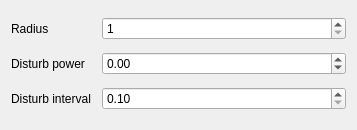
<?xml version="1.0" encoding="UTF-8"?>
<ui version="4.0">
 <class>WaterCollider</class>
 <widget class="QWidget" name="WaterCollider">
  <property name="geometry">
   <rect>
    <x>0</x>
    <y>0</y>
    <width>357</width>
    <height>130</height>
   </rect>
  </property>
  <property name="maximumSize">
   <size>
    <width>16777215</width>
    <height>130</height>
   </size>
  </property>
  <property name="windowTitle">
   <string>Form</string>
  </property>
  <layout class="QGridLayout" name="gridLayout">
   <item row="0" column="0">
    <widget class="QLabel" name="label">
     <property name="maximumSize">
      <size>
       <width>85</width>
       <height>16777215</height>
      </size>
     </property>
     <property name="text">
      <string>Radius</string>
     </property>
    </widget>
   </item>
   <item row="1" column="0">
    <widget class="QLabel" name="label_2">
     <property name="maximumSize">
      <size>
       <width>85</width>
       <height>16777215</height>
      </size>
     </property>
     <property name="text">
      <string>Disturb power</string>
     </property>
    </widget>
   </item>
   <item row="1" column="1">
    <widget class="QDoubleSpinBox" name="doubleSpinBox_distPower">
     <property name="minimum">
      <double>-500.000000000000000</double>
     </property>
     <property name="maximum">
      <double>500.000000000000000</double>
     </property>
     <property name="singleStep">
      <double>0.500000000000000</double>
     </property>
    </widget>
   </item>
   <item row="0" column="1">
    <widget class="QSpinBox" name="spinBox_radius">
     <property name="minimum">
      <number>1</number>
     </property>
     <property name="maximum">
      <number>500</number>
     </property>
    </widget>
   </item>
   <item row="2" column="1">
    <widget class="QDoubleSpinBox" name="doubleSpinBox_distInterval">
     <property name="minimum">
      <double>0.100000000000000</double>
     </property>
     <property name="singleStep">
      <double>0.100000000000000</double>
     </property>
    </widget>
   </item>
   <item row="2" column="0">
    <widget class="QLabel" name="label_3">
     <property name="maximumSize">
      <size>
       <width>85</width>
       <height>16777215</height>
      </size>
     </property>
     <property name="text">
      <string>Disturb interval</string>
     </property>
    </widget>
   </item>
  </layout>
 </widget>
 <resources/>
 <connections/>
</ui>
